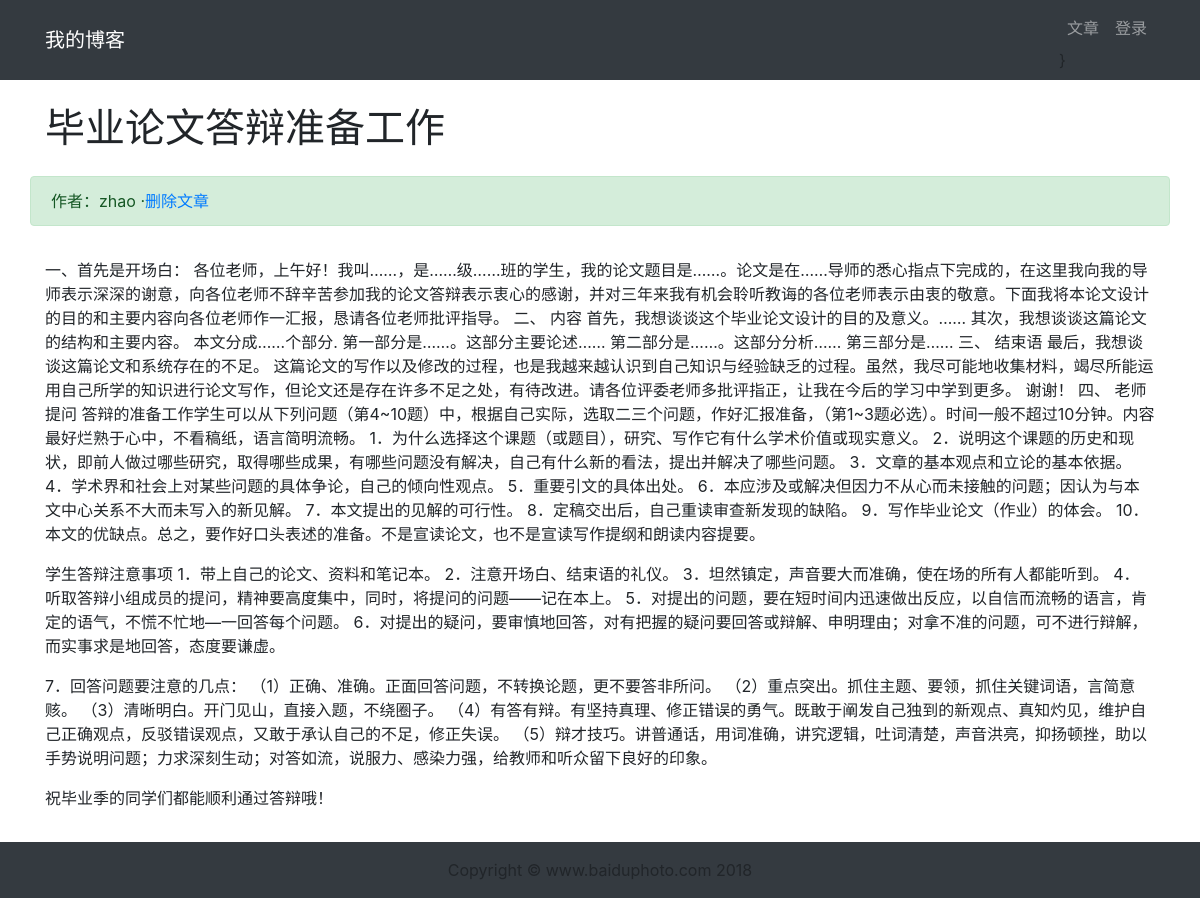
The page /article/article-detail/1/ on the database its author committed.
### article/models.py (models this page shows, shortened)
class ArticlePost(models.Model):
	author = models.ForeignKey(User,on_delete=models.CASCADE)
	title = models.CharField(max_length=100)
	body = models.TextField()
	created = models.DateTimeField(default=timezone.now)
	updated = models.DateTimeField(auto_now=True)
	class Meta:
		ordering = ('-created',)

### article/views.py (the view)
# urls.py: path('article-detail/<int:id>/',views.article_detail,name='article_detail'),
def article_detail(request,id):
 	article=ArticlePost.objects.get(id=id)
 	article.body = markdown.markdown(article.body,extensions=[
 		'markdown.extensions.extra',
 		'markdown.extensions.codehilite',
 		])
 	context={'article':article}
 	return render(request,'article/detail.html',context)

### templates/article/detail.html (shortened to what this page needs)
{% extends "base.html" %}
{% load staticfiles %}
{% block content %}
<div class="container">
    <div class="row">
        <h1 class="col-12 mt-4 mb-4">{{ article.title }}</h1>
        <div class="col-12 alert alert-success">作者：{{ article.author }}
         ·<a href="#" onclick="confirm_delete()">删除文章</a>
        </div>
        <div class="col-12">
            <p>{{ article.body|safe }}</p>
        </div>
    </div>
</div>
{% endblock content %}

### rows shown on the page
ArticlePost: title "毕业论文答辩准备工作", author "zhao", body "一、首先是开场白： 各位老师，上午好！我叫……，是……级……班的学生，我的论文题目是……。论文是在……导师的悉心指点下完成的，在这里我向我的导师表示深深的谢意，向各位老师不辞辛苦参加我的论文答辩表示衷心的感谢，并对三年来我有机会聆听教诲的各位老师表示由衷的敬意。下面我将本论文设计的目的和主要内容向各位老师作一汇报，恳请各位老师批评指导。 二、 内容 首先，我想谈谈这个毕业论文设计的目的及意义。…… 其次，我想谈谈这篇论文的结构和主要内容。 本文分成……个部分. 第一部分是……。这部分主要论述…… 第二部分是……。这部分分析…… 第三部分是…… 三、 结束语 最后，我想谈谈这篇论文和系统存在的不足。 这篇论文的写作以及修改的过程，也是我越来越认识到自己知识与经验缺乏的过程。虽然，我尽可能地收集材料，竭尽所能运用自己所学的知识进行论文写作，但论文还是存在许多不足之处，有待改进。请各位评委老师多批评指正，让我在今后的学习中学到更多。 谢谢！ 四、 老师提问 答辩的准备工作学生可以从下列问题（第4~10题）中，根据自己实际，选取二三个问题，作好汇报准备，（第1~3题必选）。时间一般不超过10分钟。内容最好烂熟于心中，不看稿纸，语言简明流畅。 1．为什么选择这个课题（或题目），研究、写作它有什么学术价值或现实意义。 2．说明这个课题的历史和现状，即前人做过哪些研究，取得哪些成果，有哪些问题没有解决，自己有什么新的看法，提出并解决了哪些问题。 3．文章的基本观点和立论的基本依据。 4．学术界和社会上对某些问题的具体争论，自己的倾向性观点。 5．重要引文的具体出处。…"
